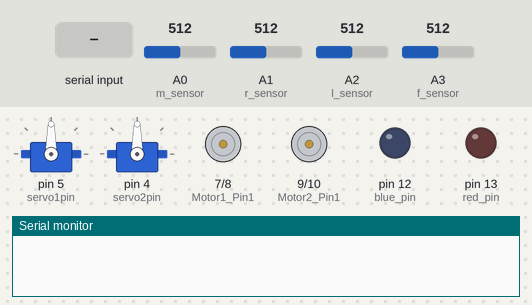
Recording of a sketch running on a simulated Arduino Uno, built with avr-gcc and run on an emulated ATmega328P. Parts: 2 × servo, motor-driver pin pairs drawn as motors (green arrow = first pin HIGH = forward, orange = second pin HIGH = backward, longer = more drive, scaled by the enable pin), output pins drawn as LEDs (lit = HIGH), the last lines printed to the serial monitor. The inputs (shaded band) are chosen by the test bench; at power-on: A0 (m_sensor) = 512, A1 (r_sensor) = 512, A2 (l_sensor) = 512, A3 (f_sensor) = 512.

Above: at 1.2 s.
1.3 s: "B" received over the second serial link
At 1.77 s:
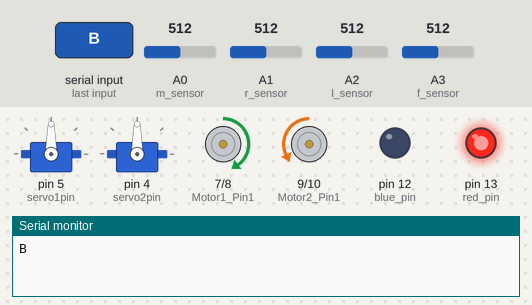
4.3 s: "F" received over the second serial link
At 4.78 s:
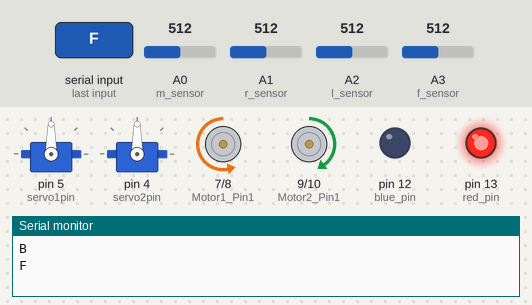
7.3 s: "L" received over the second serial link
At 7.78 s:
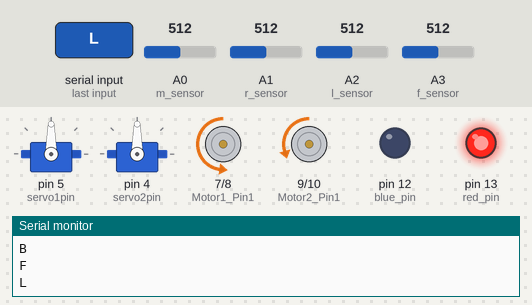
10.3 s: "R" received over the second serial link
At 10.78 s:
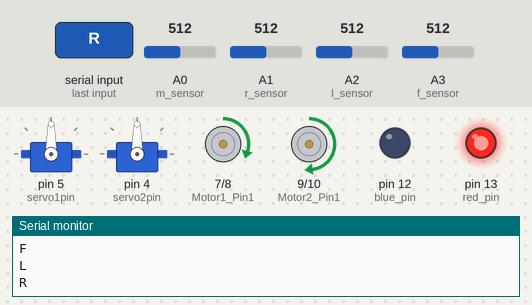
13.3 s: "I" received over the second serial link
At 14.7 s:
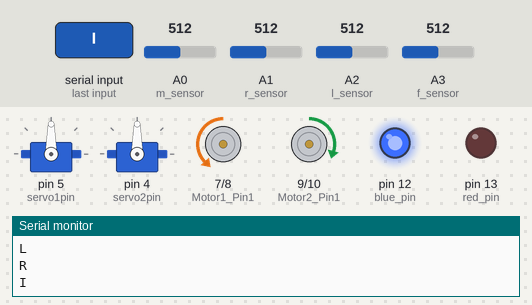
Timing chart, 0 to 15.8 s (numbered marks = the images above; inputs shaded):
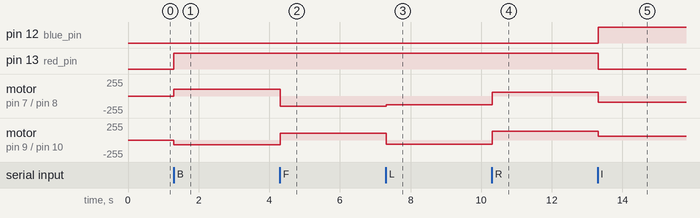

The sketch:

car_alternate.ino
```cpp
//including the libraries
#include <SoftwareSerial.h> // TX RX software library for bluetooth
#include <Servo.h>
const int servo1pin=5;
const int servo2pin=4;
Servo myservo1;
Servo myservo2;


//Initializing pins for bluetooth Module
int bluetoothTx = 2; // bluetooth tx to 2 pin
int bluetoothRx = 3; // bluetooth rx to 3 pinint Motor1_Pin2 = 8;  --

SoftwareSerial bluetooth(bluetoothTx, bluetoothRx);

//Front Motor Pins
int Enable1 = 6;
int Motor1_Pin1 = 7;
int Motor1_Pin2=8;

//Back Motor Pins
int Motor2_Pin1 = 9;
int Motor2_Pin2 = 10;
int Enable2 = 11;

//LEDs
int red_pin=13;
int blue_pin=12;

//turn speed and forward speed and delay for IR mode
int f_l_speed=150;
int f_r_speed=100;
int tf_speed=130;
int t_speed=60;
int t_delay=10;
int b_l_speed=100;
int b_r_speed=70;
int f_li_speed=90;
int f_ri_speed=60;

//IR sensors
int l_sensor=A2;
int r_sensor=A1;
int f_sensor=A3;
int m_sensor=A0;

//IR states
int l_s_state;
int r_s_state;
int f_s_state;
int m_s_state;

char command ; //variable to store the data
int velocity = 0; //Variable to control the speed of motor

void setup()
{
  //Set the baud rate of serial communication and bluetooth module at same rate.
  Serial.begin(9600);
  bluetooth.begin(9600);

  //Setting the L298N, LED and RGB LED pins as output pins.
  pinMode(Motor1_Pin1, OUTPUT);
  pinMode(Motor1_Pin2, OUTPUT);
  pinMode(Enable1, OUTPUT);
  pinMode(Motor2_Pin1, OUTPUT);
  pinMode(Motor2_Pin2, OUTPUT);
  pinMode(Enable2, OUTPUT);
  pinMode(l_sensor, INPUT);
  pinMode(r_sensor, INPUT);
  pinMode(f_sensor, INPUT);
  pinMode(red_pin, OUTPUT);
  pinMode(blue_pin, OUTPUT);
  pinMode(m_sensor, INPUT);
  myservo1.attach(servo1pin,600,2300);
  myservo2.attach(servo2pin,600,2300);

}

void loop(){
  if(bluetooth.available() > 0){  //Checking if there is some data available or not
    command = bluetooth.read();   //Storing the data in the 'command' variable
    Serial.println(command);     //Printing it on the serial monitor
    digitalWrite(blue_pin, LOW);
    digitalWrite(red_pin, HIGH);}
    //Change pin mode only if new command is different from previous.
    switch(command){
    case 'B':  //Moving the Car Backward
      digitalWrite(Motor2_Pin2, HIGH);
      digitalWrite(Motor2_Pin1, LOW);
      digitalWrite(Motor1_Pin1, HIGH);
      digitalWrite(Motor1_Pin2, LOW);
      analogWrite(Enable1,b_l_speed);
      analogWrite(Enable2,b_r_speed);
      //delay(100);

      break;
    case 'F':  //Moving the Car Forward
      digitalWrite(Motor2_Pin1, HIGH);
      digitalWrite(Motor2_Pin2, LOW);
      digitalWrite(Motor1_Pin1, LOW);
      digitalWrite(Motor1_Pin2, HIGH);
      analogWrite(Enable1,f_l_speed);
      analogWrite(Enable2,f_r_speed);
      //delay(100);
      break;
    case 'L':  //Moving the Car Left
      digitalWrite(Motor1_Pin1, LOW);
      digitalWrite(Motor1_Pin2, HIGH);
      digitalWrite(Motor2_Pin1, LOW);
      digitalWrite(Motor2_Pin2, HIGH);
      analogWrite(Enable1,tf_speed);
      analogWrite(Enable2,t_speed);

      break;
    case 'R':   //Moving the Car Right
      digitalWrite(Motor1_Pin2, LOW);
      digitalWrite(Motor1_Pin1, HIGH);
      digitalWrite(Motor2_Pin1, HIGH);
      digitalWrite(Motor2_Pin2, LOW);
      analogWrite(Enable1,t_speed);
      analogWrite(Enable2,tf_speed);
      break;
    case 'S':   //Stop
      digitalWrite(Motor2_Pin2, LOW);
      digitalWrite(Motor2_Pin1, LOW);
      digitalWrite(Motor1_Pin2, LOW);
      digitalWrite(Motor1_Pin1, LOW);
      break;

    case 'I':
    while(1)
    {
    digitalWrite(red_pin, LOW);
    digitalWrite(blue_pin, HIGH);
      l_s_state=analogRead(l_sensor);
      r_s_state=analogRead(r_sensor);
      f_s_state=analogRead(f_sensor);
      m_s_state=analogRead(m_sensor);
      digitalWrite(Motor2_Pin1, HIGH);
      digitalWrite(Motor2_Pin2, LOW);
      digitalWrite(Motor1_Pin1, LOW);
      digitalWrite(Motor1_Pin2, HIGH);
      analogWrite(Enable1,f_li_speed);
      analogWrite(Enable2,f_ri_speed);

      if(f_s_state<200)
      {
        Serial.println("stop");
      digitalWrite(Motor2_Pin2, LOW);
      digitalWrite(Motor2_Pin1, LOW);
      digitalWrite(Motor1_Pin2, LOW);
      digitalWrite(Motor1_Pin1, LOW);
      break;
      }

      else
      {

           if(r_s_state < 500 && l_s_state > 500)
          {
  Serial.println("turning right");

      digitalWrite(Motor1_Pin2, LOW);
      digitalWrite(Motor1_Pin1, HIGH);
      digitalWrite(Motor2_Pin1, HIGH);
      digitalWrite(Motor2_Pin2, LOW);
      analogWrite(Enable1,t_speed);
      analogWrite(Enable2,tf_speed);
      while(r_s_state < 500 && l_s_state > 500)
      {
      l_s_state=analogRead(l_sensor);
      r_s_state=analogRead(r_sensor);
      }
        }
        else if(r_s_state > 500 && l_s_state < 500)
       {
     Serial.println("turning left");
    digitalWrite(Motor1_Pin1, LOW);
      digitalWrite(Motor1_Pin2, HIGH);
      digitalWrite(Motor2_Pin1, LOW);
      digitalWrite(Motor2_Pin2, HIGH);
     analogWrite(Enable1,tf_speed);
     analogWrite(Enable2,t_speed);
      while(r_s_state > 500 && l_s_state < 500)
      {
      l_s_state=analogRead(l_sensor);
      r_s_state=analogRead(r_sensor);
      }

       }
       else if(m_s_state>500&&(l_s_state<500||r_s_state<500))
      {
         digitalWrite(Motor2_Pin2, HIGH);
      digitalWrite(Motor2_Pin1, LOW);
      digitalWrite(Motor1_Pin1, HIGH);
      digitalWrite(Motor1_Pin2, LOW);
      analogWrite(Enable1,b_l_speed);
      analogWrite(Enable2,b_r_speed);
      while(m_s_state>500&&(l_s_state<500||r_s_state<500))
      {
        m_s_state=analogRead(m_sensor);
        l_s_state=analogRead(l_sensor);
        r_s_state=analogRead(r_sensor);
      }

      }


  }
        }
      break;
    case 'D':
    myservo1.write(180);
    myservo2.write(180);
    break;

    case 'U':
    myservo1.write(50);
    myservo2.write(50);
    break;


    default:
    digitalWrite(Motor2_Pin2, LOW);
    digitalWrite(Motor2_Pin1, LOW);
    digitalWrite(Motor1_Pin2, LOW);
    digitalWrite(Motor1_Pin1, LOW);


      }
      delay(50);
      digitalWrite(Motor2_Pin2, LOW);
      digitalWrite(Motor2_Pin1, LOW);
      digitalWrite(Motor1_Pin2, LOW);
      digitalWrite(Motor1_Pin1, LOW);


    }
```

Measured:
- after the input at 1.3 s, pin 13 (red_pin): LOW → HIGH at once; motor on pin 7 (Motor1_Pin1) / pin 8 (Motor1_Pin2): stopped → forward 100/255 at once; motor on pin 9 (Motor2_Pin1) / pin 10 (Motor2_Pin2): stopped → backward 70/255 at once
- after the input at 4.3 s, motor on pin 7 (Motor1_Pin1) / pin 8 (Motor1_Pin2): forward 100/255 → backward 150/255 at once; motor on pin 9 (Motor2_Pin1) / pin 10 (Motor2_Pin2): backward 70/255 → forward 100/255 at once
- after the input at 7.3 s, motor on pin 7 (Motor1_Pin1) / pin 8 (Motor1_Pin2): backward 150/255 → backward 130/255 at once; motor on pin 9 (Motor2_Pin1) / pin 10 (Motor2_Pin2): forward 100/255 → backward 60/255 at once
- after the input at 10.3 s, motor on pin 7 (Motor1_Pin1) / pin 8 (Motor1_Pin2): backward 130/255 → forward 60/255 at once; motor on pin 9 (Motor2_Pin1) / pin 10 (Motor2_Pin2): backward 60/255 → forward 130/255 at once
- after the input at 13.3 s, pin 12 (blue_pin): LOW → HIGH at once; pin 13 (red_pin): HIGH → LOW at once; motor on pin 7 (Motor1_Pin1) / pin 8 (Motor1_Pin2): forward 60/255 → backward 90/255 at once; motor on pin 9 (Motor2_Pin1) / pin 10 (Motor2_Pin2): forward 130/255 → forward 60/255 at once
